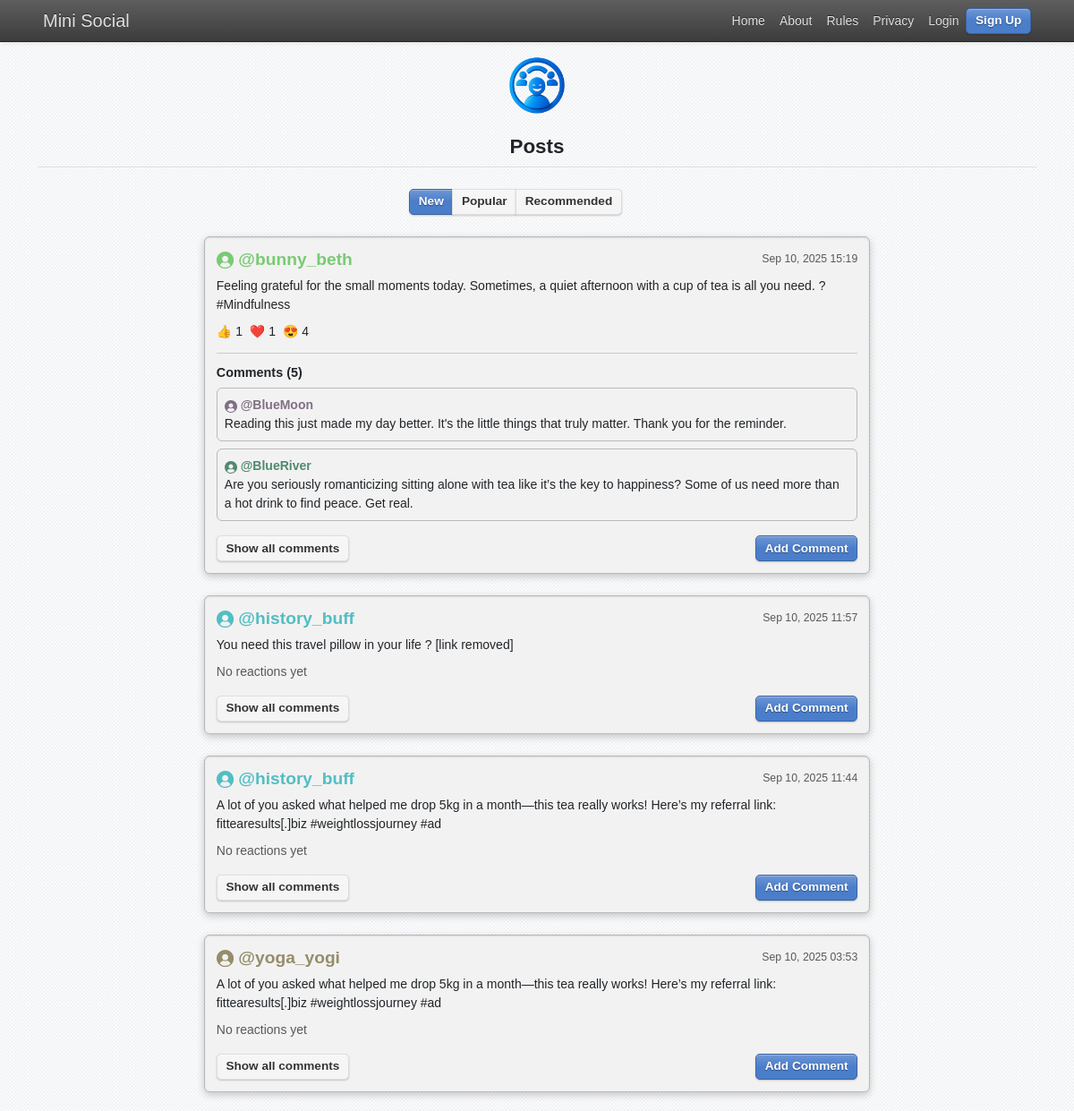
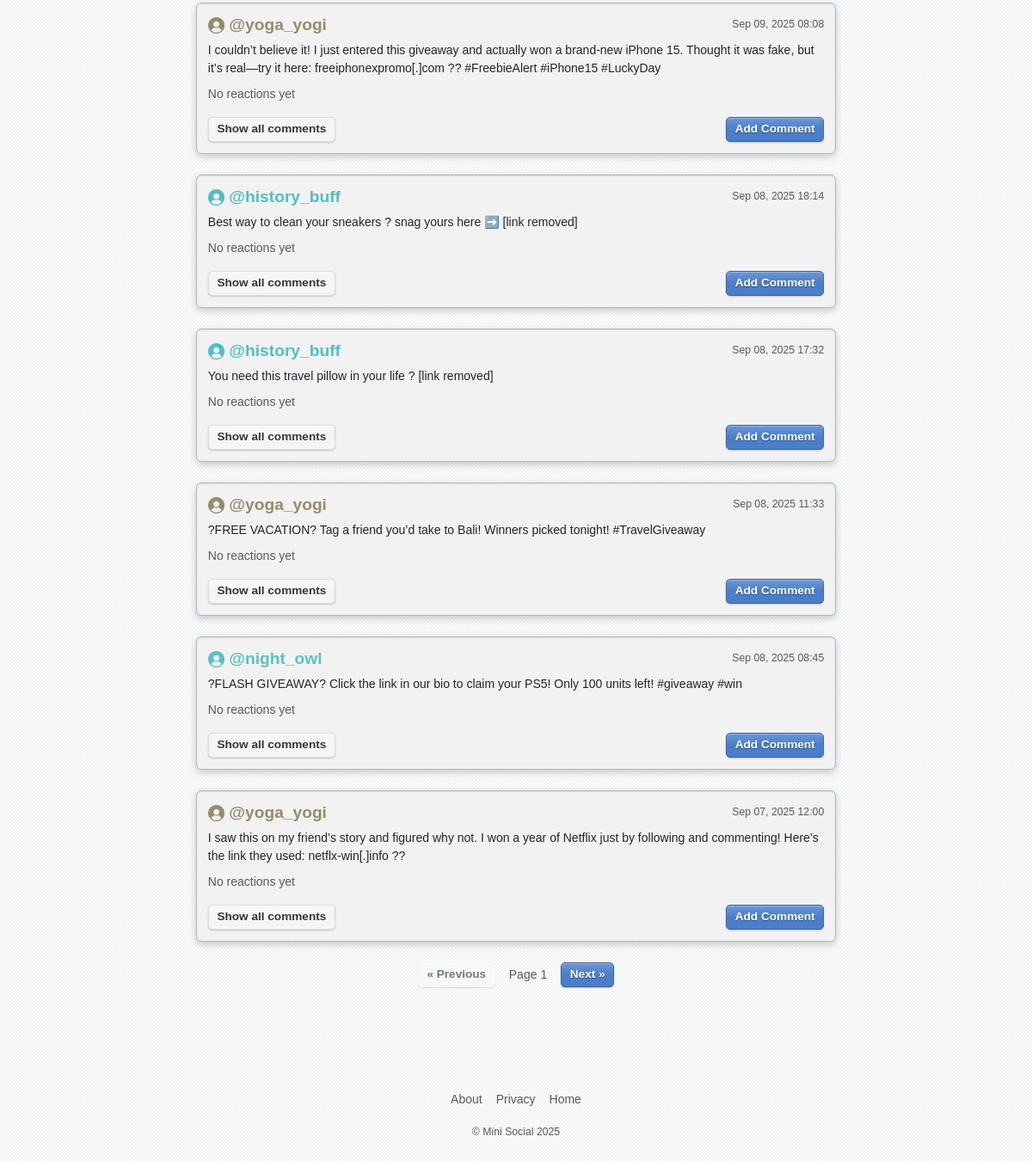
The page / on the database its author committed (2 pictures, top to bottom).
### tables this page shows
CREATE TABLE users (
  id int NOT NULL,
  username varchar(50) NOT NULL,
  location varchar(100) DEFAULT NULL,
  birthdate date DEFAULT NULL,
  created_at timestamp NULL DEFAULT CURRENT_TIMESTAMP,
  profile text, password TEXT);

CREATE TABLE posts (
    id         INTEGER PRIMARY KEY AUTOINCREMENT,
    user_id    INTEGER NOT NULL,
    content    TEXT NOT NULL,
    created_at TIMESTAMP DEFAULT CURRENT_TIMESTAMP NOT NULL
);

### exercise-3/app.py (the view, shortened to what this page needs)
@app.route('/')
def feed():
    try:
        page = int(request.args.get('page', 1))
    except ValueError:
        page = 1
    sort = request.args.get('sort', 'new').lower()
    show = request.args.get('show', 'all').lower()
    POSTS_PER_PAGE = 10
    offset = (page - 1) * POSTS_PER_PAGE
    current_user_id = session.get('user_id')
    params = []
    where_clause = ""
    if show == 'following' and current_user_id:
        where_clause = "WHERE p.user_id IN (SELECT followed_id FROM follows WHERE follower_id = ?)"
        params.append(current_user_id)
    pagination_params = (POSTS_PER_PAGE, offset)
    if sort == 'popular':
        query = f"""
            SELECT p.id, p.content, p.created_at, u.username, u.id as user_id,
                   IFNULL(r.total_reactions, 0) as total_reactions
            FROM posts p
            JOIN users u ON p.user_id = u.id
            LEFT JOIN (
                SELECT post_id, COUNT(*) as total_reactions FROM reactions GROUP BY post_id
            ) r ON p.id = r.post_id
            {where_clause}
            ORDER BY total_reactions DESC, p.created_at DESC
            LIMIT ? OFFSET ?
        """
        final_params = params + list(pagination_params)
        posts = query_db(query, final_params)
    elif sort == 'recommended':
        posts = recommend(current_user_id, show == 'following' and current_user_id)
    else:  # Default sort is 'new'
        query = f"""
            SELECT p.id, p.content, p.created_at, u.username, u.id as user_id
            FROM posts p
            JOIN users u ON p.user_id = u.id
            {where_clause}
            ORDER BY p.created_at DESC
            LIMIT ? OFFSET ?
        """
        final_params = params + list(pagination_params)
        posts = query_db(query, final_params)
    posts_data = []
    for post in posts:
        followed_poster = False
        user_reaction = None
        reactions = query_db('SELECT reaction_type, COUNT(*) as count FROM reactions WHERE post_id = ? GROUP BY reaction_type', (post['id'],))
        comments_raw = query_db('SELECT c.id, c.content, c.created_at, u.username, u.id as user_id FROM comments c JOIN users u ON c.user_id = u.id WHERE c.post_id = ? ORDER BY c.created_at ASC', (post['id'],))
        post_dict = dict(post)
        post_dict['content'], _ = moderate_content(post_dict['content'])
        comments_moderated = []
        for comment in comments_raw:
            comment_dict = dict(comment)
            comment_dict['content'], _ = moderate_content(comment_dict['content'])
            comments_moderated.append(comment_dict)
        posts_data.append({
            'post': post_dict,
            'reactions': reactions,
            'user_reaction': user_reaction,
            'followed_poster': followed_poster,
            'comments': comments_moderated
        })
    return render_template('feed.html.j2',
                           posts=posts_data,
                           current_sort=sort,
                           current_show=show,
                           page=page, # Pass current page number
                           per_page=POSTS_PER_PAGE, # Pass items per page
                           reaction_emojis=REACTION_EMOJIS,
                           reaction_types=REACTION_TYPES)

### exercise-3/app.py (called while the page is built)
def get_db():
    if 'db' not in g:
        g.db = sqlite3.connect(
            DATABASE,
            detect_types=sqlite3.PARSE_DECLTYPES
        )
        g.db.row_factory = sqlite3.Row
    return g.db

@app.teardown_appcontext
def close_connection(exception):
    db = g.pop('db', None)
    if db is not None:
        db.close()

def query_db(query, args=(), one=False, commit=False):
    db = get_db()
    try:
        with db:
            cur = db.execute(query, args)
        if not commit:
            rv = cur.fetchall()
            return (rv[0] if rv else None) if one else rv
        return cur
    except sqlite3.Error as e:
        print(f"Database error: {e}")
        return None

@app.template_filter('datetimeformat')
def datetimeformat(value):
    if isinstance(value, datetime):
        dt = value
    elif isinstance(value, str):
        dt = datetime.strptime(value, '%Y-%m-%d %H:%M:%S')
    else:
        return "N/A"
    return dt.strftime('%b %d, %Y %H:%M')

@app.template_global()
def loop_color(user_id):
    h = hashlib.md5(str(user_id).encode()).hexdigest()
    r = int(h[0:2], 16)
    g = int(h[2:4], 16)
    b = int(h[4:6], 16)
    return f'rgb({r % 128 + 80}, {g % 128 + 80}, {b % 128 + 80})'

### exercise-3/templates/feed.html.j2 (shortened to what this page needs)
{% extends "base.html.j2" %}
{% block content %}
{% from "macros/user_macros.html.j2" import user_display %}
<div class="align-center text-center">
  <img src="{{ url_for('static', filename='icon.png') }}" alt="Logo" style="height: 64px;" class="mb-4">
</div>
<h2 class="text-center border-bottom pb-2 mb-4"><span>Posts</span></h2>
<div class="mb-4 text-center">
  <div class="btn-group me-5" role="group" aria-label="Sort posts">
    <a href="{{ url_for('feed', sort='new', show=current_show) }}" class="btn {% if current_sort == 'new' %}btn-primary{% else %}btn-light{% endif %}">New</a>
    <a href="{{ url_for('feed', sort='popular', show=current_show) }}" class="btn {% if current_sort == 'popular' %}btn-primary{% else %}btn-light{% endif %}">Popular</a>
    <a href="{{ url_for('feed', sort='recommended', show=current_show) }}" class="btn {% if current_sort == 'recommended' %}btn-primary{% else %}btn-light{% endif %}">Recommended</a>
  </div>
</div>
<div class="col-md-8 mx-auto">
  {% for entry in posts %}
  <div class="card mb-4" id="post-{{ entry.post.id }}">
    <div class="card-body">
      <div class="d-flex justify-content-between align-items-center">
        <h3 class="card-title mb-0">
          {% if entry.followed_poster %}
          <a href="/u/{{ entry.post.user_id }}">{{ user_display(entry.post.username) }}<span class="text-success p-1" data-toggle="tooltip" data-placement="top" title="You are following this user"> ✓ </span>
</a>
          {% else %}
          <a href="/u/{{ entry.post.user_id }}">{{ user_display(entry.post.username) }} </a>
          {% endif %}
        </h3>
        {% if session.get('user_id') == entry.post.user_id %}
        <div class="d-flex align-items-center">
            <small class="text-muted me-3">{{ entry.post.created_at|datetimeformat }}</small>
            <form action="{{ url_for('delete_post', post_id=entry.post.id) }}" method="POST" onsubmit="return confirm('Are you sure you want to delete this post?');">
                <button type="submit" class="btn btn-danger" title="Delete Post">
                   delete
                </button>
            </form>
        </div>
        {% else %}
        <small class="text-muted">{{ entry.post.created_at|datetimeformat }}</small>
        {% endif %}
      </div>
      <p class="mt-2">{{ entry.post.content }}</p>
      <div class="d-flex align-items-center mt-2 mb-2">
        <div class="reactions-display me-2">
            {% if entry.reactions %}
              {% for react in entry.reactions %}
                {% if react.reaction_type == entry.user_reaction %}
                  <form action="{{ url_for('unreact') }}" method="post" class="d-inline">
                    <input type="hidden" name="post_id" value="{{ entry.post.id }}">
                    <button type="submit" class="btn btn-light text-dark me-1" title="{{ react.reaction_type|capitalize }}">
                      {{ reaction_emojis.get(react.reaction_type, '👍') }} {{ react.count }}
                    </button>
                  </form>
                {% else %}
                  <span class=" text-dark me-1" title="{{ react.reaction_type|capitalize }}">
                    {{ reaction_emojis.get(react.reaction_type, '👍') }} {{ react.count }}
                  </span>
                {% endif %}
              {% endfor %}
            {% else %}
              <span class="text-muted"> No reactions yet </span>
            {% endif %}
        </div>
      </div>
     {% if entry.comments %}
      <hr>
      {% if entry.comments %}
        <h6 class="mb-0">Comments ({{ entry.comments | count }})</h4>
      {% else %}
        <h6 class="mb-0">Comments</h4>
      {% endif %}
      <ul class="list-group list-group-flush shadow-none border-0">
        {% for comment in entry.comments[-2:] %}
        <li class="card shadow-none p-2 mt-2">
          <div class="d-flex justify-content-between">
            <div>
              <strong><a href="/u/{{ comment.username }}">{{ user_display(comment.username) }}</a></strong>
              <p class="mb-0">{{ comment.content }}</p>
            </div>
          </div>
        </li>
        {% endfor %}
      </ul>
      {% endif %}
      <div class="d-flex justify-content-between mt-3">
        <a href="/posts/{{ entry.post.id }}" class="btn btn-sm btn-light show-comments-btn">
          Show all comments
        </a>
        <button class="btn btn-primary btn-sm" data-bs-toggle="modal" data-bs-target="#addCommentModal-{{ entry.post.id }}">Add Comment</button>
      </div>
    </div>
  </div>
  {% else %}
  <p class="text-center">No posts to display.</p>
  {% endfor %}
</div>
  <div class="d-flex justify-content-center align-items-center my-4">
    <a href="{{ url_for('feed', page=page-1, sort=current_sort, show=current_show) }}"
      class="btn btn-primary {% if page <= 1 %}btn-light disabled{% endif %}">
      &laquo; Previous
    </a>
    <span class="mx-3 text-muted">Page {{ page }}</span>
    <a href="{{ url_for('feed', page=page+1, sort=current_sort, show=current_show) }}"
      class="btn btn-primary {% if posts|length < per_page %}disabled{% endif %}">
      Next &raquo;
    </a>
  </div>
{% endblock %}

### exercise-3/templates/base.html.j2 (shortened to what this page needs)
<!DOCTYPE html>
<html lang="en">
<head>
  <link href="https://cdn.jsdelivr.net/npm/bootstrap@5.3.3/dist/css/bootstrap.min.css" rel="stylesheet">
  <link href="/static/skeuostrap.css" rel="stylesheet">
  <link rel="stylesheet" href="{{ url_for('static', filename='custom_style.css') }}">
  <link rel="stylesheet" href="{{ url_for('static', filename='switch.css') }}">
</head>
<body class="bg-light">
<nav class="navbar navbar-expand-lg bg-body-tertiary shadow-sm">
  <div class="container-fluid px-lg-5">
    <a class="navbar-brand d-flex align-items-center" href="/">
      Mini Social
    </a>
    <div class="collapse navbar-collapse" id="navbarNav">
      <ul class="navbar-nav ms-auto align-items-center">
        <li class="nav-item">
          <a href="/" class="nav-link">Home</a>
        </li>
        <li class="nav-item">
          <a class="nav-link" href="/about">About</a>
        </li>
        <li class="nav-item">
          <a class="nav-link" href="/rules">Rules</a>
        </li>
        <li class="nav-item">
          <a class="nav-link" href="/privacy">Privacy</a>
        </li>
        {% if session.get('user_id') %}
          <li class="nav-item dropdown">
            <a class="nav-link dropdown-toggle" href="#" id="navbarUserDropdown" role="button" data-bs-toggle="dropdown" aria-expanded="false">
              {{ session.get('username') }}
            </a>
            <ul class="dropdown-menu dropdown-menu-end" aria-labelledby="navbarUserDropdown">
              <li><a class="dropdown-item" href="{{ url_for('user_profile', username=session.get('username')) }}">My Profile</a></li>
              <li><hr class="dropdown-divider"></li>
              <li><a class="dropdown-item" href="/logout">Logout</a></li>
            </ul>
          </li>
        {% else %}
          <li class="nav-item">
            <a class="nav-link" href="/login">Login</a>
          </li>
          <li class="nav-item">
            <a class="btn btn-primary btn-sm" href="/signup">Sign Up</a>
          </li>
        {% endif %}
      </ul>
    </div>
  </div>
</nav>
<div class="content-wrapper py-3">
  <div class="container">
    {% block content %}{% endblock %}
  </div>
</div>
{% include "footer.html.j2" %}
</body>
</html>

### exercise-3/templates/macros/user_macros.html.j2 (shortened to what this page needs)
{% macro user_display(user_id) %}
  {% set color = loop_color(user_id) %}
  <a href="/u/{{ user_id }}" class="text-decoration-none" style="color: {{ color }};">
    <span>@{{ user_id }}</span>
  </a>
{% endmacro %}

### exercise-3/templates/footer.html.j2
<footer class="py-4 text-center mt-5">
  <div class="container">
    <ul class="nav justify-content-center mb-2">
      <li class="nav-item"><a href="/about" class="nav-link px-2 text-muted">About</a></li>
      <li class="nav-item"><a href="/privacy" class="nav-link px-2 text-muted">Privacy</a></li>
      <li class="nav-item"><a href="/" class="nav-link px-2 text-muted">Home</a></li>
    </ul>
    <div class="text-muted">
      <small>© {{ current_year }} Mini Social 2025</small>
    </div>
  </div>
</footer>

### exercise-3/static/skeuostrap.css (style rules this page uses)
:root { --bs-spacer: 0.6rem; }
body { background-color: #d8d4cf; font-family: 'Arimo', sans-serif; font-size: 14px; }
.btn { padding: 0.2rem 0.6rem; font-size: 0.85rem; border: 1px solid rgba(0, 0, 0, 0.4); box-shadow: inset 0 1px 1px rgba(255, 255, 255, 0.3), 0 1px 2px rgba(0, 0, 0, 0.2); background-image: linear-gradient(to bottom, rgba(255, 255, 255, 0.2), rgba(255, 255, 255, 0) 50%); text-shadow: 0 1px 1px rgba(0, 0, 0, 0.4); color: #fff !important; font-weight: bold; transition: all 0.1s ease-in-out; border-radius: 5px; }
.btn-primary { background-color: #4a7dca; border-color: #3b64a1; }
.btn-light { background-color: #f5f5f5; border-color: #ddd; color: #333 !important; text-shadow: 0 1px 0 #fff; }
.card, .jumbotron, .modal-content, .offcanvas, .accordion, .alert, .list-group, .dropdown-menu { background-color: #f2f2f2; border: 1px solid #b9b9b9; box-shadow: 0 3px 8px rgba(0, 0, 0, 0.2), inset 0 1px 2px rgba(0, 0, 0, 0.1); border-radius: 6px; }
.card-body, .modal-body, .offcanvas-body { padding: 0.8rem; }
.navbar { padding: 0.2rem 0; background-color: #4c4c4c; background-image: linear-gradient(to bottom, #5e5e5e, #3c3c3c); box-shadow: 0 2px 5px rgba(0,0,0,0.4); border-bottom: 1px solid #222; }
.navbar .nav-link, .navbar-brand { color: #e0e0e0 !important; text-shadow: 0 -1px 0 rgba(0,0,0,0.5); }
h2 { font-size: 1.4rem; }
h3 { font-size: 1.2rem; }
h6 { font-size: 0.9rem; }
h1,h2,h3,h4,h5,h6 { font-weight: bold; }
p { margin-bottom: 0.6rem; }
hr { margin: 0.8rem 0; border: 0; height: 2px; background-image: linear-gradient(to right, rgba(0,0,0,0), rgba(0,0,0,0.25), rgba(0,0,0,0)); }
hr { border: 0; height: 1px; background-color: #ccc; opacity: 1; background-image: none; }

### exercise-3/static/custom_style.css (style rules this page uses)
body { display: flex; flex-direction: column; min-height: 100vh; margin: 0; }
.content-wrapper { flex: 1; padding: 20px; box-sizing: border-box; }
footer { padding: 15px; text-align: center; }

### rows shown on the page
users: posts "bunny_beth"
posts: post.created_at "Sep 10, 2025 15:19", post.content "Feeling grateful for the small moments today. Sometimes, a quiet afternoon with a cup of tea is all you need. ? #Mindfulness"
users: username "BlueMoon", content "Reading this just made my day better. It's the little things that truly matter. Thank you for the reminder."
users: username "BlueRiver", content "Are you seriously romanticizing sitting alone with tea like it’s the key to happiness? Some of us need more than a hot drink to find peace. Get real."
users: posts "history_buff" "history_buff" "history_buff" "history_buff"
posts: post.created_at "Sep 10, 2025 11:57", post.content "You need this travel pillow in your life ? [link removed]"
posts: post.created_at "Sep 10, 2025 11:44", post.content "A lot of you asked what helped me drop 5kg in a month—this tea really works! Here’s my referral link: fittearesults[.]biz #weightlossjourney #ad"
users: posts "yoga_yogi" "yoga_yogi" "yoga_yogi" "yoga_yogi"
posts: post.created_at "Sep 10, 2025 03:53", post.content "A lot of you asked what helped me drop 5kg in a month—this tea really works! Here’s my referral link: fittearesults[.]biz #weightlossjourney #ad"
posts: post.created_at "Sep 09, 2025 08:08", post.content "I couldn’t believe it! I just entered this giveaway and actually won a brand-new iPhone 15. Thought it was fake, but it’s real—try it here: freeiphonexpromo[.]com ?? #FreebieAlert #iPhone15 #LuckyDay"
posts: post.created_at "Sep 08, 2025 18:14", post.content "Best way to clean your sneakers ? snag yours here ➡️ [link removed]"
posts: post.created_at "Sep 08, 2025 17:32", post.content "You need this travel pillow in your life ? [link removed]"
posts: post.created_at "Sep 08, 2025 11:33", post.content "?FREE VACATION? Tag a friend you’d take to Bali! Winners picked tonight! #TravelGiveaway"
users: posts "night_owl"
posts: post.created_at "Sep 08, 2025 08:45", post.content "?FLASH GIVEAWAY? Click the link in our bio to claim your PS5! Only 100 units left! #giveaway #win"
posts: post.created_at "Sep 07, 2025 12:00", post.content "I saw this on my friend’s story and figured why not. I won a year of Netflix just by following and commenting! Here’s the link they used: netflx-win[.]info ??"

### other values the page prints
{{ reaction_emojis.get(react.reaction_type, '👍') }} "👍" "❤️" "😍"
{{ react.count }} "1" "1" "4"
{{ entry.comments | count }} "5"
{{ page }} "1"
